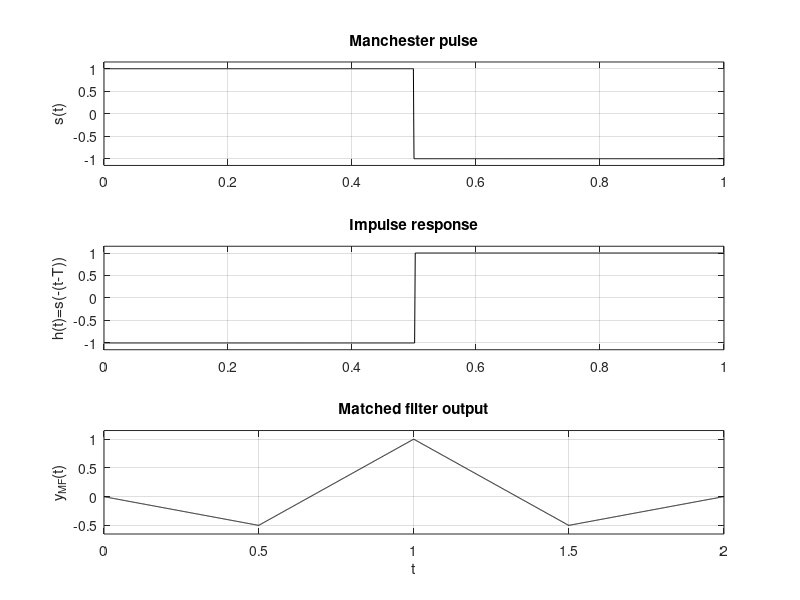
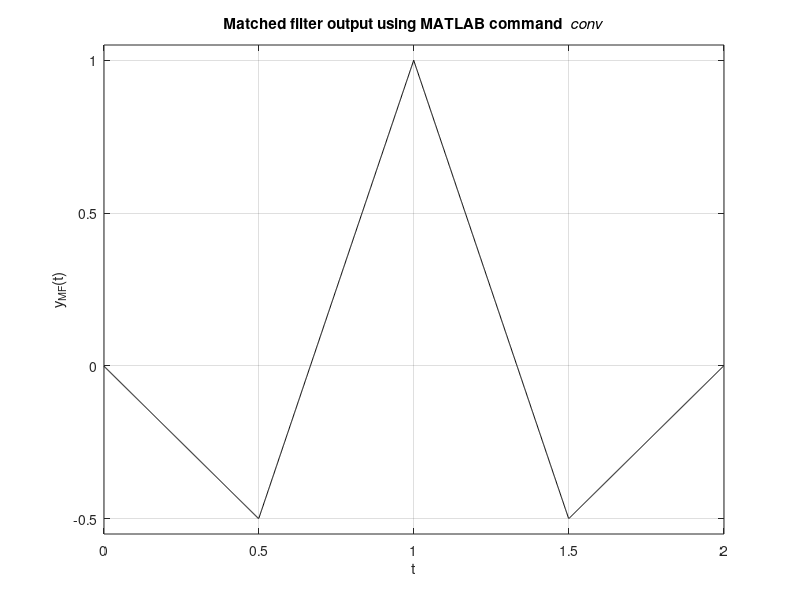

These charts were generated, in order, by the following MATLAB code:
% Plot the reponse of the Manchester matched filter

M = 1000;                                 % Oversampling ratio (must be even)
p_M(1:M/2)=1; p_M(M/2:M)=-1;             % Manchester pulse
t1 = (1:M)/M;
% Impulse response of matched filter
for i=1:M, h(i) = p_M(M-i+1); end

% Matched filter response for Manchester pulse
t2 = (0:2*M-1)/M;
for i=1:M/2, y_M(i) = -i/M; end
for i=1:M/2, y_M(M/2+i) = 3*i/M-1/2; end
for i=1:M/2, y_M(M+i) = (M-3*i)/M; end
for i=1:M/2, y_M(3*M/2+i) = (-M/2+i)/M; end

figure
subplot(3,1,1)
plot(t1,p_M,'-k'), grid on, axis([0 1 -1.15 1.15])
title('Manchester pulse'), ylabel('s(t)')
subplot(3,1,2)
plot(t1,h,'-k'), grid on, axis([0 1 -1.15 1.15])
title('Impulse response'), ylabel('h(t)=s(-(t-T))')
subplot(3,1,3)
plot(t2,y_M,'-k'), grid on, axis([0 2 -0.65 1.15])
% hold on, stem(1,1,'--r'), hold off
title('Matched filter output'), ylabel('y_{MF}(t)')
xlabel('t')
% Using the 'conv' command
figure
y_MF = conv(p_M,h);
plot((0:2*(M-1))/M,y_MF/M,'-k')
grid on, axis([0 2 -0.55 1.05]), xlabel('t'), ylabel('y_{MF}(t)')
title('Matched filter output using MATLAB command {\it conv}')
